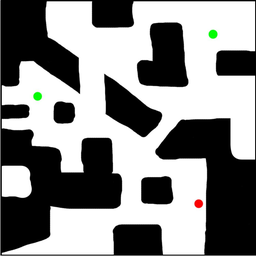
#> input picture Laboratorio05/Test.bmp, 256 x 256 px, shrunk from 582 x 582 before the run
$ jupyter execute lab05.ipynb
#> lines starting #> are read from the running program, lines starting #| are printed output that depends on the picture
# Laboratorio 5

## Integrantes

### Sergio Orellana - 221122

### Andre Marroquin - 22266

### Rodrigo Mansilla - 22611

# Link del repositorio

https://github.com/mar22266/LABORATORIOS-IA.git

# Link del video

https://youtu.be/Mm09CF76MlI

# Task 1 - Graph-Search

## Task 1.1 - Discretización de la imagen

[cell 1]
from PIL import Image
import numpy as np

# Retorna True si el píxel se encuentra dentro de la tolerancia
def esColor(pixel, objetivo, tolerancia=10):
    return all(abs(pixel[i] - objetivo[i]) <= tolerancia for i in range(3))

# Convierte la imagen en una matriz discreta
def discretizarImagen(rutaArchivo, tamCelda=1):
    imagen = Image.open(rutaArchivo).convert('RGB')
    ancho, alto = imagen.size
    matriz = np.zeros((alto, ancho), dtype=np.int32)
    inicio = None
    metas = []
    for i in range(alto):
        for j in range(ancho):
            pixel = imagen.getpixel((j, i))
            if esColor(pixel, (0, 0, 0)):  # Muro
                matriz[i, j] = 0
            elif esColor(pixel, (255, 255, 255)):  # Camino libre
                matriz[i, j] = 1
            elif esColor(pixel, (0, 255, 0)):  # Meta
                matriz[i, j] = 2
                metas.append((i, j))
            elif esColor(pixel, (255, 0, 0)):  # Inicio
                matriz[i, j] = 3
                inicio = (i, j)
            else:
                # Para cualquier otro color se asume camino libre
                matriz[i, j] = 1
    if inicio is None:
        raise ValueError(f"No se encontro el punto de inicio rojo en la imagen: {rutaArchivo}")
    if not metas:
        raise ValueError(f"No se encontro ninguna meta verde en la imagen: {rutaArchivo}")
    return matriz, inicio, metas

## Task 1.2 - Framework de Problemas

[cell 2]
from abc import ABC, abstractmethod

# Clase abstracta para definir un problema de búsqueda
class Problema(ABC):
    @abstractmethod
    def estadoInicial(self):
        pass

    @abstractmethod
    def acciones(self, estado):
        pass

    @abstractmethod
    def resultado(self, estado, accion):
        pass

    @abstractmethod
    def pruebaObjetivo(self, estado):
        pass

    @abstractmethod
    def costoPaso(self, estado, accion, estadoSiguiente):
        pass

# Inicializa el problema del laberinto
class ProblemaLaberinto(Problema):
    def __init__(self, matriz, inicio, metas):
        self.matriz = matriz
        self.inicio = inicio
        self.metas = metas
        self.filas, self.columnas = matriz.shape

    def estadoInicial(self):
        return self.inicio

    def pruebaObjetivo(self, estado):
        return estado in self.metas

    # Retorna las acciones posibles en un estado dado
    def acciones(self, estado):
        movimientosPosibles = [(-1, 0), (1, 0), (0, -1), (0, 1)]
        accionesValidas = []
        for movimiento in movimientosPosibles:
            nuevoEstado = (estado[0] + movimiento[0], estado[1] + movimiento[1])
            # Verificar limites de la matriz
            if 0 <= nuevoEstado[0] < self.filas and 0 <= nuevoEstado[1] < self.columnas:
                # Se permite avanzar si la celda no es muro (valor 0)
                if self.matriz[nuevoEstado[0], nuevoEstado[1]] != 0:
                    accionesValidas.append(movimiento)
        return accionesValidas

    # Retorna el estado resultante de aplicar una accion a un estado dado
    def resultado(self, estado, accion):
        return (estado[0] + accion[0], estado[1] + accion[1])

    # Retorna el costo de step que es 1
    def costoPaso(self, estado, accion, estadoSiguiente):
        return 1

## Task 1.3 - Graph-Search

[cell 3]
from collections import deque
import heapq

# Implementacion de BFS devuelve el camino desde el inicio hasta una meta
def busquedaAnchura(problema):
    inicio = problema.estadoInicial()
    frontera = deque([[inicio]])
    explorados = set()

    while frontera:
        camino = frontera.popleft()
        estado = camino[-1]
        if problema.pruebaObjetivo(estado):
            return camino
        explorados.add(estado)
        for accion in problema.acciones(estado):
            hijo = problema.resultado(estado, accion)
            if hijo not in explorados and hijo not in (p[-1] for p in frontera):
                nuevoCamino = list(camino)
                nuevoCamino.append(hijo)
                frontera.append(nuevoCamino)
    return None

# Implementacion de DFS devuelve el camino desde el inicio hasta una meta
def busquedaProfundidad(problema):
    inicio = problema.estadoInicial()
    frontera = [[inicio]]
    explorados = set()

    while frontera:
        camino = frontera.pop()
        estado = camino[-1]
        if problema.pruebaObjetivo(estado):
            return camino
        explorados.add(estado)
        for accion in problema.acciones(estado):
            hijo = problema.resultado(estado, accion)
            if hijo not in explorados and hijo not in (p[-1] for p in frontera):
                nuevoCamino = list(camino)
                nuevoCamino.append(hijo)
                frontera.append(nuevoCamino)
    return None

# Implementacion de A* devuelve el camino desde el inicio hasta una meta tiene en cuenta la heuristica
def busquedaAEstrella(problema, heuristica):
    inicio = problema.estadoInicial()
    frontera = []
    heapq.heappush(frontera, (heuristica(inicio, problema), 0, [inicio]))
    explorados = {}

    while frontera:
        costoEstimado, costoHastaAhora, camino = heapq.heappop(frontera)
        estado = camino[-1]
        if problema.pruebaObjetivo(estado):
            return camino
        if estado in explorados and explorados[estado] <= costoHastaAhora:
            continue
        explorados[estado] = costoHastaAhora
        for accion in problema.acciones(estado):
            hijo = problema.resultado(estado, accion)
            nuevoCosto = costoHastaAhora + problema.costoPaso(estado, accion, hijo)
            nuevoCostoEstimado = nuevoCosto + heuristica(hijo, problema)
            nuevoCamino = list(camino)
            nuevoCamino.append(hijo)
            heapq.heappush(frontera, (nuevoCostoEstimado, nuevoCosto, nuevoCamino))
    return None


# Heuristica Manhattan, suma de las diferencias absolutas en filas y columnas desde el estado actual hasta la meta mas cercana.
def heuristicaManhattan(estado, problema):
    distanciaMinima = float('inf')
    for meta in problema.metas:
        distancia = abs(estado[0] - meta[0]) + abs(estado[1] - meta[1])
        if distancia < distanciaMinima:
            distanciaMinima = distancia
    return distanciaMinima

# Heuristica Euclidiana, distancia en linea recta desde el estado actual hasta la meta mas cercana.
def heuristicaEuclidiana(estado, problema):
    distanciaMinima = float('inf')
    for meta in problema.metas:
        distancia = ((estado[0] - meta[0])**2 + (estado[1] - meta[1])**2)**0.5
        if distancia < distanciaMinima:
            distanciaMinima = distancia
    return distanciaMinima

### Justifique la elección de estas heurísticas

Usamos la heurística de Manhattan cuando solo podemos movernos en línea recta. Esta mide la cantidad mínima de pasos necesarios en una cuadrícula y siempre da estimaciones correctas, por lo que es ideal para laberintos donde no se permiten movimientos en diagonal.

Por otro lado, la heurística Euclidiana es más útil si podemos movernos en cualquier dirección, incluyendo diagonales. Calcula la distancia directa entre dos puntos, lo que da una estimación más precisa del recorrido en un espacio continuo.

En este caso, se usaron ambas heurísticas para comparar su desempeño en diferentes escenarios. La heurística de Manhattan es ideal para laberintos con movimientos ortogonales, mientras que la Euclidiana es útil si se permiten diagonales.

## Task 1.4 - Construcción de Salida

## Se muestran los caminos encontrados para los 3 diferentes laberintos dejando su proceso

[cell 4]
import matplotlib.pyplot as plt

# Visualiza el laberinto con la solucion
# Los colores se asignan de la siguiente forma:
# - 0: Muro
# - 1: Camino libre
# - 2: Meta
# - 3: Inicio
def graficarSolucionLaberinto(matriz, camino, titulo="Solucion del Laberinto"):
    plt.figure(figsize=(8,8))
    filas, columnas = matriz.shape
    # Crear una imagen RGB a partir de la matriz discreta
    imagenRGB = np.zeros((filas, columnas, 3), dtype=np.uint8)
    for i in range(filas):
        for j in range(columnas):
            if matriz[i, j] == 0:
                imagenRGB[i, j] = [0, 0, 0]
            elif matriz[i, j] == 1:
                imagenRGB[i, j] = [255, 255, 255]
            elif matriz[i, j] == 2:
                imagenRGB[i, j] = [0, 255, 0]
            elif matriz[i, j] == 3:
                imagenRGB[i, j] = [255, 0, 0]
    plt.imshow(imagenRGB)

    if camino is not None:
        # Extraer coordenadas para la visualizacion
        coordenadasX = [p[1] for p in camino]
        coordenadasY = [p[0] for p in camino]
        plt.plot(coordenadasX, coordenadasY, marker='o', color='blue', linewidth=0.5, markersize=0.5)
    plt.title(titulo)
    plt.axis('off')
    plt.show()

[cell 5]
# Lista de nombres de imagen a procesar
nombresArchivos = ["Test.bmp", "Test2.bmp", "turing.bmp"]

# Se itera sobre cada imagen
for nombreArchivo in nombresArchivos:
    print("\n--------------------------------------------------")
    print(f"Procesando imagen: {nombreArchivo}")
    try:
        # Task 1.1: Cargar y discretizar la imagen
        matriz, inicio, metas = discretizarImagen(nombreArchivo)
#> in discretizarImagen, imagen is the input picture: PIL image 256x256 RGB; mean R, G, B 136.1, 136.4, 135.9
#> after the loop in discretizarImagen, `for i in range(alto):`:
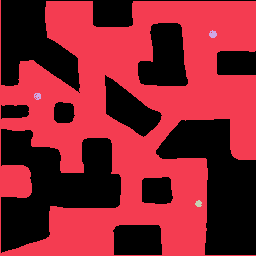
#> matriz: shape (256, 256) int32; 4 distinct labels, from 0 to 3; one colour per label, 0 black
#> after the loop in discretizarImagen, `for i in range(alto):`: metas = 83 pairs, first value 30 to 99, second value 34 to 216
#> inicio = (206, 200)
        print("Punto de inicio:", inicio)
#| Punto de inicio: (206, 200)
        print("Puntos meta:", metas)
#> (printed output is left out)

        # Task 1.2: Crear la instancia del problema del laberinto
        problema = ProblemaLaberinto(matriz, inicio, metas)
#> in __init__, `self.metas = metas`: self.metas has the same summary as metas in discretizarImagen

        # Task 1.3 y Task 1.4: Resolver el laberinto con cada algoritmo

        # BFS
        print("\nResolviendo con Breadth First Search BFS...")
        caminoBFS = busquedaAnchura(problema)
#> the loop in busquedaAnchura, `while frontera:` made 27345 passes
#> camino on passes 2 to 4: [(206, 200), (205, 200)], [(206, 200), (207, 200)], [(206, 200), (206, 199)]
#> after the loop in busquedaAnchura, `while frontera:`: explorados = 27344 items
#> caminoBFS = 269 pairs, first value 98 to 206, second value 40 to 200
        if caminoBFS is not None:
            print("Camino (BFS):")
            for idx, estado in enumerate(caminoBFS):
                print(f"Paso {idx}: {estado}")
#> this loop made 269 passes
#> estado on passes 1 to 3: (206, 200), (205, 200), (204, 200)
#| Paso 0: (206, 200)
#| Paso 1: (205, 200)
#| Paso 2: (204, 200)
#| Paso 3: (203, 200)
#| Paso 4: (202, 200)
#| Paso 5: (201, 200)
#| Paso 6: (200, 200)
#| Paso 7: (199, 200)
#> (further printed lines are left out)
        else:
            print("No se encontro solucion usando BFS")
        graficarSolucionLaberinto(matriz, caminoBFS, titulo=f"Solucion BFS: {nombreArchivo}")
#> after the loop in graficarSolucionLaberinto, `for i in range(filas):`:
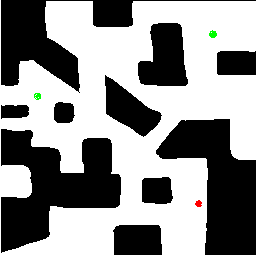
#> imagenRGB: shape (256, 256, 3); mean of channels 0, 1, 2 143.2, 143.4, 143; drawn as R, G, B
#> in graficarSolucionLaberinto, `coordenadasX = [p[1] for p in camino]`: coordenadasX = 269 values, max 200 at index 0, min 40 at index 268, mean 136.4
#> in graficarSolucionLaberinto, `coordenadasY = [p[0] for p in camino]`: coordenadasY = 269 values, max 206 at index 0, min 98 at index 203, mean 135.6
#> in graficarSolucionLaberinto, `plt.show()`:
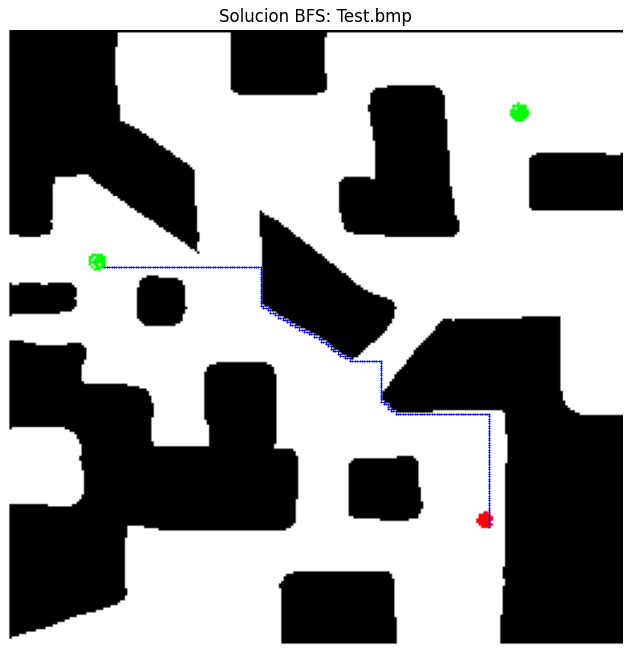
#> figure drawn by matplotlib, 1 panel

        # DFS
        print("\nResolviendo con Depth First Search DFS...")
        caminoDFS = busquedaProfundidad(problema)
#> in busquedaProfundidad, `inicio = problema.estadoInicial()`: inicio = (206, 200)
#> in busquedaProfundidad, `frontera = [[inicio]]`: frontera = [[(206, 200)]]
#> the loop in busquedaProfundidad, `while frontera:` made 7631 passes
#> estado on passes 1, 6, 7: (206, 200), (206, 205), (206, 206)
#> after the loop in busquedaProfundidad, `while frontera:`: explorados = 7630 items; frontera = 3664 items
#> caminoDFS = 3383 pairs, first value 74 to 253, second value 0 to 255
        if caminoDFS is not None:
            print("Camino (DFS):")
            for idx, estado in enumerate(caminoDFS):
                print(f"Paso {idx}: {estado}")
#> this loop made 3383 passes
#> estado on passes 1 to 3: (206, 200), (206, 201), (206, 202)
        else:
            print("No se encontro solucion usando DFS")
        graficarSolucionLaberinto(matriz, caminoDFS, titulo=f"Solucion DFS: {nombreArchivo}")
#> call 2 of graficarSolucionLaberinto, with titulo = 'Solucion DFS: Test.bmp'
#> in graficarSolucionLaberinto (call 2), `coordenadasX = [p[1] for p in camino]`: coordenadasX = 3383 values, max 255 at index 2715, min 0 at index 1897, mean 105.9
#> in graficarSolucionLaberinto (call 2), `coordenadasY = [p[0] for p in camino]`: coordenadasY = 3383 values, max 253 at index 1895, min 74 at index 3094, mean 182.4
#> in graficarSolucionLaberinto (call 2), `plt.show()`:
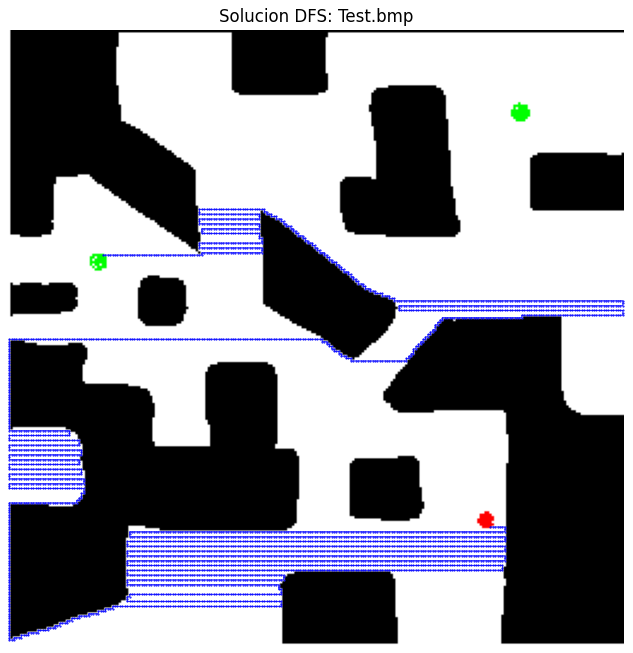
#> figure drawn by matplotlib, 1 panel

        # A* con Heuristica Manhattan
        print("\nResolviendo con A* Heuristica Manhattan...")
        caminoAEstrellaManhattan = busquedaAEstrella(problema, heuristicaManhattan)
#> in busquedaAEstrella, `inicio = problema.estadoInicial()`: inicio = (206, 200)
#> the loop in heuristicaManhattan, `for meta in problema.metas:` made 83 passes
#> (meta, distancia, distanciaMinima) on passes 1, 2, 8, 13, 21, 29: ((30, 212), 188, 188), ((31, 210), 185, 185), ((32, 210), 184, 184), ((33, 209), 182, 182), ((34, 209), 181, 181), ((35, 209), 180, 180)
#> (meta, distancia) on passes 3, 4, 5, 6, 7, 9: ((31, 211), 186), ((31, 212), 187), ((31, 213), 188), ((31, 214), 189), ((31, 215), 190), ((32, 212), 186)
#> after the loop in heuristicaManhattan, `for meta in problema.metas:`: distanciaMinima = 180
#> the loop in busquedaAEstrella, `while frontera:` made 23069 passes
#> (costoHastaAhora, camino) on passes 2 to 4: (1, [(206, 200), (205, 200)]), (1, [(206, 200), (206, 201)]), (2, [(206, 200), (205, 200), (204, 200)])
        if caminoAEstrellaManhattan is not None:
            print("Camino (A* Manhattan):")
            for idx, estado in enumerate(caminoAEstrellaManhattan):
                print(f"Paso {idx}: {estado}")
        else:
            print("No se encontro solucion usando A* Manhattan")
        graficarSolucionLaberinto(matriz, caminoAEstrellaManhattan, titulo=f"Solucion A* Manhattan: {nombreArchivo}")

        # A* con Heuristica Euclidiana
        print("\nResolviendo con A* Heuristica Euclidiana...")
        caminoAEstrellaEuclidiana = busquedaAEstrella(problema, heuristicaEuclidiana)
#> the loop in heuristicaEuclidiana, `for meta in problema.metas:` made 83 passes
#> meta on passes 1 to 12: (30, 212), (31, 210), (31, 211), (31, 212), (31, 213), (31, 214), (31, 215), (32, 210), (32, 212), (32, 213), (32, 214), (32, 215)
        if caminoAEstrellaEuclidiana is not None:
            print("Camino (A* Euclidiana):")
            for idx, estado in enumerate(caminoAEstrellaEuclidiana):
                print(f"Paso {idx}: {estado}")
        else:
            print("No se encontro solucion usando A* Euclidiana")
        graficarSolucionLaberinto(matriz, caminoAEstrellaEuclidiana, titulo=f"Solucion A* Euclidiana: {nombreArchivo}")

    except Exception as e:
        print(f"Error procesando la imagen {nombreArchivo}: {e}")
#> pass 2 of the loop `for nombreArchivo in nombresArchivos:`:
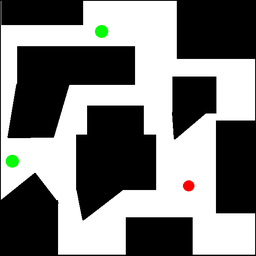
#> input picture Laboratorio05/Test2.bmp, 256 x 256 px, shrunk from 582 x 582 before the run
#> in discretizarImagen, imagen is the input picture: PIL image 256x256 RGB; mean R, G, B 123, 123.7, 122.7
#> after the loop in discretizarImagen (call 2), `for i in range(alto):`:
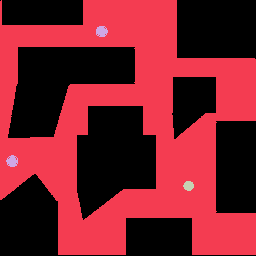
#> matriz: shape (256, 256) int32; 4 distinct labels, from 0 to 3; one colour per label, 0 black
#> the loop `for idx, estado in enumerate(caminoBFS):` made 241 passes
#> estado on passes 1 to 3: (190, 190), (189, 190), (188, 190)
#> the loop `for idx, estado in enumerate(caminoDFS):` made 1418 passes
#> estado on passes 1 to 3: (190, 190), (190, 191), (190, 192)
#> in graficarSolucionLaberinto (call 6), `plt.show()`:
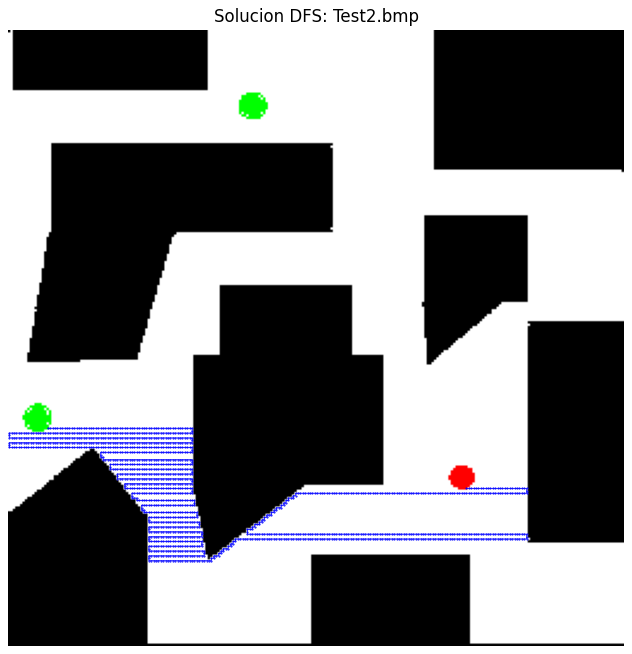
#> figure drawn by matplotlib, 1 panel
#> the loop `for idx, estado in enumerate(caminoAEstrellaManhattan):` made 241 passes
#> the loop `for idx, estado in enumerate(caminoAEstrellaEuclidiana):` made 241 passes
